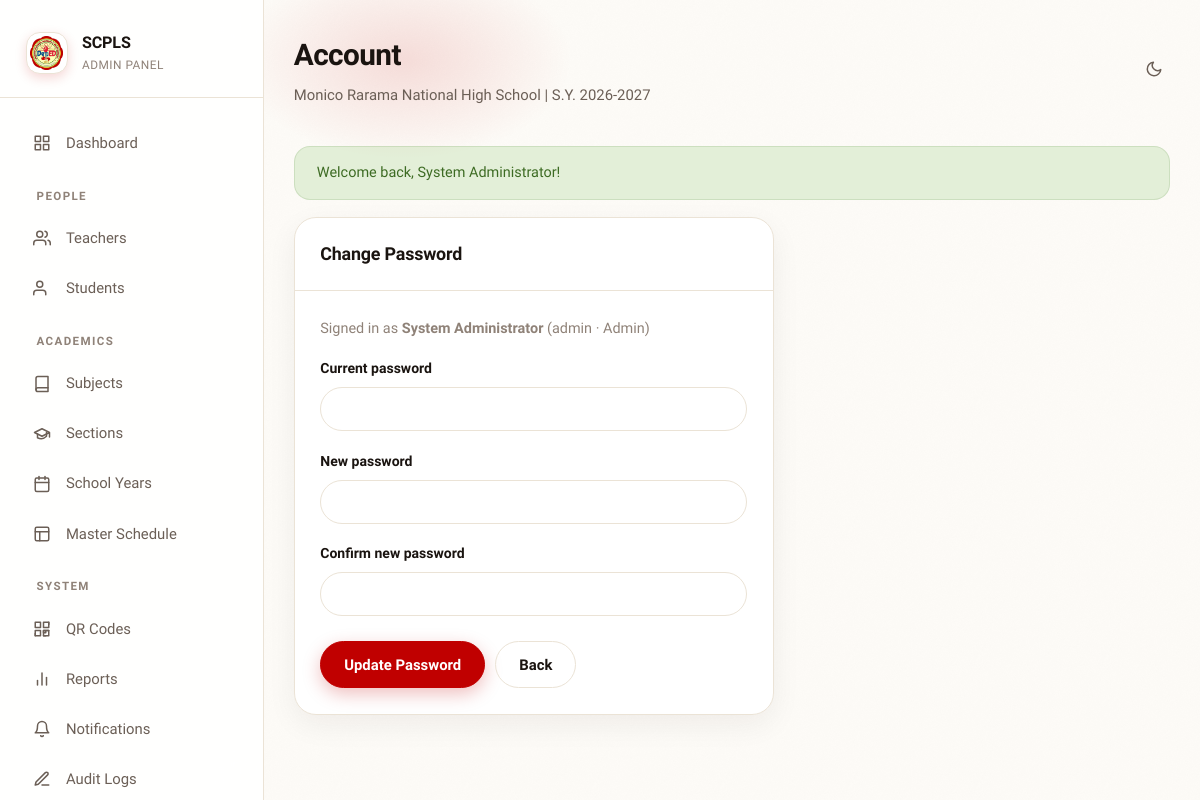
The app's page /account.php (signed in) with its own data.
### tables this page shows
CREATE TABLE users (
  id         INT AUTO_INCREMENT PRIMARY KEY,
  username   VARCHAR(50)  NOT NULL UNIQUE,
  password   VARCHAR(255) NOT NULL,
  full_name  VARCHAR(100) NOT NULL,
  email      VARCHAR(100) DEFAULT NULL,
  role_id    INT          NOT NULL,
  status     TINYINT(1)   NOT NULL DEFAULT 1,
  created_at TIMESTAMP    NOT NULL DEFAULT CURRENT_TIMESTAMP,
  CONSTRAINT fk_user_role FOREIGN KEY (role_id)
    REFERENCES roles(id) ON UPDATE CASCADE
);

CREATE TABLE roles (
  id         INT AUTO_INCREMENT PRIMARY KEY,
  name       VARCHAR(50) NOT NULL UNIQUE,
  created_at TIMESTAMP NOT NULL DEFAULT CURRENT_TIMESTAMP
);

### src/Helpers/auth.php (called while the page is built, shortened)
<?php
function is_authenticated(): bool
{
    return isset($_SESSION['user_id']);
}
function current_user(): ?array
{
    $stmt = db()->prepare("
        SELECT u.*, r.name AS role_name
        FROM users u
        JOIN roles r ON u.role_id = r.id
        WHERE u.id = ? AND u.status = 1
    ");
    $stmt->execute([$_SESSION['user_id']]);
    return $stmt->fetch() ?: null;
}

### src/Core/Database.php (called while the page is built, shortened)
<?php
class Database
{
    private static ?Database $instance = null;
    private PDO $pdo;
    private function __construct()
    {
        $config = DB_CONFIG;
        try {
            $port = isset($config['port']) && $config['port'] ? ";port={$config['port']}" : '';
            $dsn = "mysql:host={$config['host']}{$port};dbname={$config['dbname']};charset={$config['charset']}";
            $this->pdo = new PDO($dsn, $config['username'], $config['password'], $config['options']);
            $this->pdo->exec("SET time_zone = " . $this->pdo->quote(date('P')));
        } catch (PDOException $e) {
            error_log('SCPLS DB connection failed: ' . $e->getMessage());
            http_response_code(503);
            if (!headers_sent() && str_contains($_SERVER['SCRIPT_NAME'] ?? '', '/api/')) {
                header('Content-Type: application/json');
                die(json_encode(['success' => false, 'message' => 'Service temporarily unavailable.']));
            }
            die('The system is temporarily unavailable. Please try again in a few minutes.');
        }
    }
    public static function getInstance(): self
    {
        if (self::$instance === null) {
            self::$instance = new self();
        }
        return self::$instance;
    }
    public function getConnection(): PDO
    {
        return $this->pdo;
    }
    public static function connect(): PDO
    {
        return self::getInstance()->getConnection();
    }
}

### src/Helpers/functions.php (called while the page is built, shortened)
<?php
function db(): PDO
{
    return Database::connect();
}
function h(mixed $value): string
{
    return htmlspecialchars((string) $value, ENT_QUOTES, 'UTF-8');
}

### public/account.php (the view, shortened to what this page needs)
<?php
$user = current_user();
$isAdmin = ($user['role_name'] ?? '') === 'admin';
?>
<div class="card form-card" style="max-width:480px;">
    <div class="card-header"><h3>Change Password</h3></div>
    <div class="card-body">
        <p class="text-muted text-sm" style="margin-bottom:1rem;">
            Signed in as <strong><?= h($user['full_name']) ?></strong>
            (<?= h($user['username']) ?> &middot; <?= h(ucfirst($user['role_name'] ?? '')) ?>)
        </p>
        <form method="POST">
            <div class="form-group">
                <label for="current_password">Current password</label>
                <input type="password" id="current_password" name="current_password" class="form-control" required autocomplete="current-password">
            </div>
            <div class="form-group">
                <label for="new_password">New password</label>
                <input type="password" id="new_password" name="new_password" class="form-control" required minlength="8" autocomplete="new-password">
            </div>
            <div class="form-group">
                <label for="confirm_password">Confirm new password</label>
                <input type="password" id="confirm_password" name="confirm_password" class="form-control" required minlength="8" autocomplete="new-password">
            </div>
            <div class="form-actions">
                <button type="submit" class="btn btn-primary">Update Password</button>
                <a href="<?= $isAdmin ? '/admin/dashboard.php' : '/teacher/dashboard.php' ?>" class="btn btn-outline">Back</a>
            </div>
        </form>
    </div>
</div>

### public/assets/css/style.css (style rules this page uses)
:root { --bg-primary: #FDFBF7; --bg-secondary: #FFFFFF; --bg-glass: rgba(255, 255, 255, 0.72); --bg-glass-hover: rgba(255, 255, 255, 0.96); --text-primary: #1A1410; --text-secondary: #6B5F56; --text-muted: #8F8278; --border-color: #EBE3D6; --shadow: 0 10px 30px rgba(26, 20, 16, 0.06); --shadow-lg: 0 20px 60px rgba(26, 20, 16, 0.10); --sidebar-bg: rgba(255, 255, 255, 0.88); --card-bg: #FFFFFF; --input-bg: #FFFFFF; --nav-hover: rgba(192, 0, 0, 0.07); --nav-active: rgba(192, 0, 0, 0.11); --primary: #C00000; --primary-dark: #9E0000; --primary-light: #E11C38; --success: #4B7E2E; --success-dark: #3D6B23; --success-light: #E3EFD8; --warning: #E8A838; --warning-light: #FBF0DC; --danger: #DC4A4A; --danger-light: #FBE4E4; --info: #044E8B; --info-light: #DCEAF5; --font-family: 'Plus Jakarta Sans', -apple-system, BlinkMacSystemFont, 'Segoe UI', Roboto, sans-serif; --radius: 22px; --radius-sm: 14px; --radius-lg: 28px; --radius-xl: 999px; --transition: all 0.35s cubic-bezier(0.16, 1, 0.3, 1); }
*, *::before, *::after { margin: 0; padding: 0; box-sizing: border-box; }
html { font-size: 16px; scroll-behavior: smooth; }
body { font-family: var(--font-family); background-color: var(--bg-primary); color: var(--text-primary); line-height: 1.65; min-height: 100vh; transition: background-color 0.35s cubic-bezier(0.16, 1, 0.3, 1), color 0.35s cubic-bezier(0.16, 1, 0.3, 1); -webkit-font-smoothing: antialiased; text-rendering: optimizeLegibility; }
a { color: var(--primary); text-decoration: none; transition: var(--transition); }
.card { background: var(--card-bg); border: 1px solid var(--border-color); border-radius: var(--radius); box-shadow: var(--shadow); margin-bottom: 1.5rem; transition: var(--transition); }
.card-header { padding: 1.25rem 1.5rem; border-bottom: 1px solid var(--border-color); display: flex; align-items: center; justify-content: space-between; gap: 1rem; flex-wrap: wrap; }
.card-header h2, .card-header h3 { font-size: 1.05rem; font-weight: 700; letter-spacing: -0.01em; }
.card-body { padding: 1.5rem; }
.btn { display: inline-flex; align-items: center; justify-content: center; gap: 0.5rem; padding: 0.6rem 1.35rem; border-radius: 999px; font-size: 0.875rem; font-weight: 600; font-family: var(--font-family); border: 1px solid transparent; cursor: pointer; transition: var(--transition); text-decoration: none; white-space: nowrap; box-shadow: 0 2px 8px rgba(26, 20, 16, 0.05); }
.btn-primary { background: var(--primary); color: #fff; border-color: var(--primary); box-shadow: 0 6px 18px rgba(192, 0, 0, 0.25); }
.btn-outline { background: transparent; color: var(--text-primary); border-color: var(--border-color); box-shadow: none; }
.form-group { margin-bottom: 1.1rem; }
.form-group label { display: block; font-size: 0.825rem; font-weight: 600; color: var(--text-primary); margin-bottom: 0.4rem; }
.form-control { width: 100%; padding: 0.7rem 1.1rem; background: var(--input-bg); border: 1px solid var(--border-color); border-radius: 999px; color: var(--text-primary); font-size: 0.875rem; font-family: var(--font-family); transition: var(--transition); outline: none; }
.form-control::placeholder { color: var(--text-muted); }
.text-muted { color: var(--text-muted); }
.reveal > * { animation: riseIn 0.6s cubic-bezier(0.16, 1, 0.3, 1) both; }
.reveal > *:nth-child(1) { animation-delay: 0.04s; }
.form-actions { display: flex; gap: 0.6rem; margin-top: 1.5rem; flex-wrap: wrap; }
.text-sm { font-size: 0.85rem; }
.form-card { max-width: 760px; }
:root { --font-display: 'Fraunces', 'Plus Jakarta Sans', serif; --ease-architech: cubic-bezier(0.16, 1, 0.3, 1); }
html { max-width: 100%; overflow-x: clip; }
body { max-width: 100%; overflow-x: clip; }
.page-intro, .filter-pillbar, .card, .dash-grid, .stats-grid, .summary-grid, .teacher-hero-architech, .today-bento, .week-architech { max-width: 100%; min-width: 0; }
html { font-size: 17px; }
.btn { min-height: 40px; }

### records on screen
users: full_name "System Administrator", username "admin", role.name "Admin"

### other values on screen
config('short_name') "SCPLS"
$pageTitle "Account"
config('school_name') "Monico Rarama National High School"
config('academic_year') "2026-2027"
$success "Welcome back, System Administrator!"
